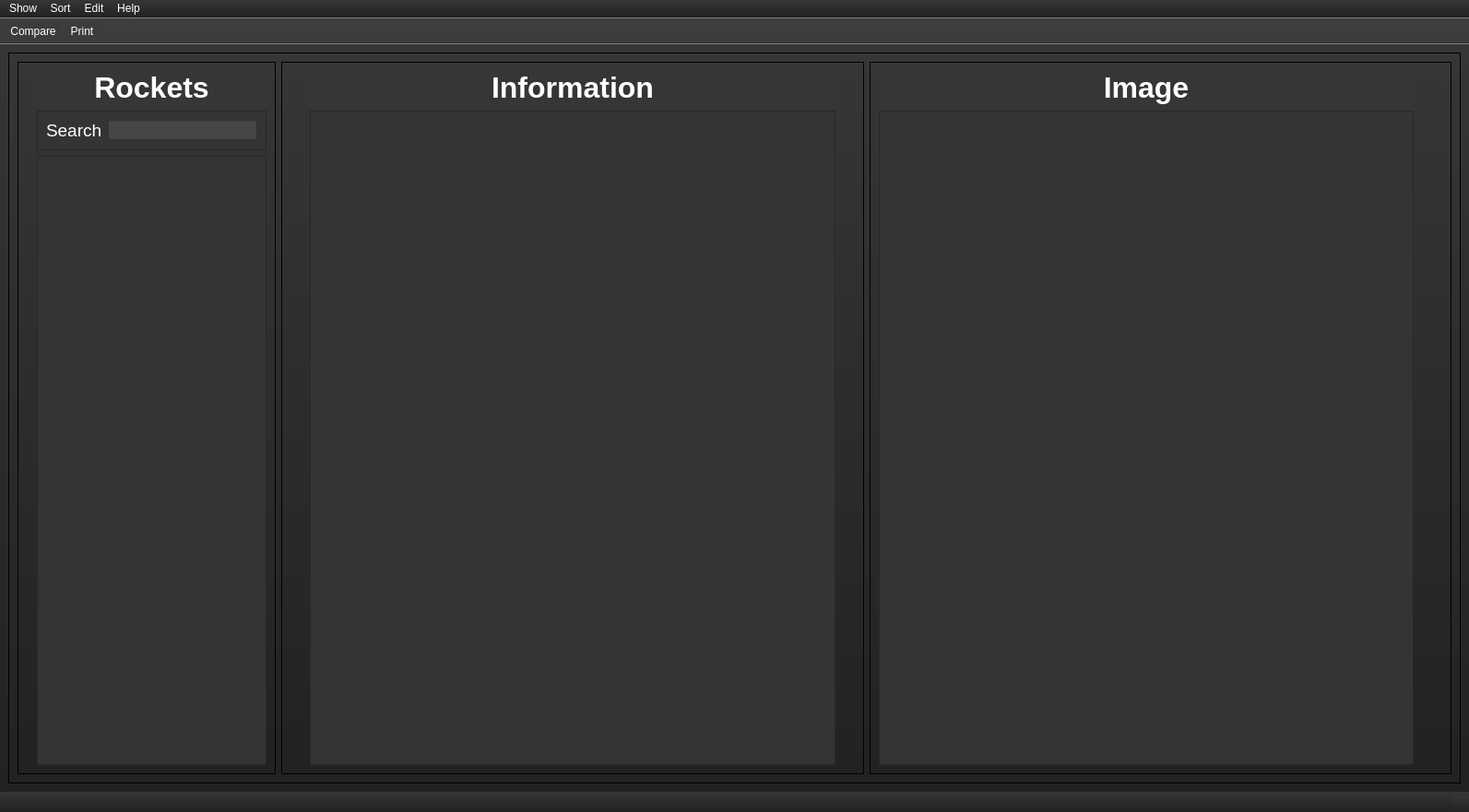
<?xml version="1.0" encoding="UTF-8"?>
<ui version="4.0">
 <class>MainWindow</class>
 <widget class="QMainWindow" name="MainWindow">
  <property name="geometry">
   <rect>
    <x>0</x>
    <y>0</y>
    <width>1593</width>
    <height>881</height>
   </rect>
  </property>
  <property name="windowTitle">
   <string>MainWindow</string>
  </property>
  <property name="toolTip">
   <string>&lt;html&gt;&lt;head/&gt;&lt;body&gt;&lt;p&gt;SRP 0.2&lt;/p&gt;&lt;/body&gt;&lt;/html&gt;</string>
  </property>
  <property name="styleSheet">
   <string notr="true">background-color: rgb(52, 52, 52);
color: rgb(255, 255, 255);
background-color: qlineargradient(spread:pad, x1:0.522, y1:1, x2:0.528, y2:0, stop:0 rgba(34, 34, 34, 255), stop:1 rgba(54, 54, 54, 255));

</string>
  </property>
  <widget class="QWidget" name="centralwidget">
   <layout class="QGridLayout" name="gridLayout">
    <item row="2" column="0" rowspan="4" colspan="2">
     <widget class="QFrame" name="columnViewFrame">
      <property name="frameShape">
       <enum>QFrame::StyledPanel</enum>
      </property>
      <property name="frameShadow">
       <enum>QFrame::Raised</enum>
      </property>
      <layout class="QHBoxLayout" name="horizontalLayout">
       <item>
        <widget class="QFrame" name="rocketClusterFrame">
         <property name="maximumSize">
          <size>
           <width>280</width>
           <height>16777215</height>
          </size>
         </property>
         <property name="frameShape">
          <enum>QFrame::StyledPanel</enum>
         </property>
         <property name="frameShadow">
          <enum>QFrame::Raised</enum>
         </property>
         <layout class="QVBoxLayout" name="verticalLayout">
          <property name="leftMargin">
           <number>20</number>
          </property>
          <item>
           <widget class="QLabel" name="rocketHeaderLabel">
            <property name="maximumSize">
             <size>
              <width>260</width>
              <height>50</height>
             </size>
            </property>
            <property name="toolTip">
             <string>Rockets!!!!</string>
            </property>
            <property name="styleSheet">
             <string notr="true">background-color: rgb(54, 54, 54);</string>
            </property>
            <property name="text">
             <string>&lt;html&gt;&lt;head/&gt;&lt;body&gt;&lt;p align=&quot;center&quot;&gt;&lt;span style=&quot; font-size:24pt; font-weight:600; color:#ffffff;&quot;&gt;Rockets&lt;/span&gt;&lt;/p&gt;&lt;/body&gt;&lt;/html&gt;</string>
            </property>
           </widget>
          </item>
          <item>
           <widget class="QFrame" name="searchBarFrame">
            <property name="maximumSize">
             <size>
              <width>260</width>
              <height>16777215</height>
             </size>
            </property>
            <property name="styleSheet">
             <string notr="true">background-color: rgb(52, 52, 52);</string>
            </property>
            <property name="frameShape">
             <enum>QFrame::StyledPanel</enum>
            </property>
            <property name="frameShadow">
             <enum>QFrame::Raised</enum>
            </property>
            <layout class="QHBoxLayout" name="horizontalLayout_2">
             <item>
              <widget class="QLabel" name="searchHeaderLabel">
               <property name="maximumSize">
                <size>
                 <width>80</width>
                 <height>60</height>
                </size>
               </property>
               <property name="toolTip">
                <string>Enter text in the bar to the right to search for a specific rocket</string>
               </property>
               <property name="styleSheet">
                <string notr="true">background-color: rgb(52, 52, 52);</string>
               </property>
               <property name="text">
                <string>&lt;html&gt;&lt;head/&gt;&lt;body&gt;&lt;p&gt;&lt;span style=&quot; font-size:14pt; color:#ffffff;&quot;&gt;Search&lt;/span&gt;&lt;/p&gt;&lt;/body&gt;&lt;/html&gt;</string>
               </property>
              </widget>
             </item>
             <item>
              <widget class="QLineEdit" name="searchBox">
               <property name="minimumSize">
                <size>
                 <width>0</width>
                 <height>10</height>
                </size>
               </property>
               <property name="maximumSize">
                <size>
                 <width>200</width>
                 <height>16777215</height>
                </size>
               </property>
               <property name="statusTip">
                <string>Enter text to search for rocket by name</string>
               </property>
               <property name="styleSheet">
                <string notr="true">background-color: rgb(70, 70, 70);
color: rgb(255, 255, 255);
selection-color: rgb(0, 0, 0);
selection-background-color: rgb(66, 229, 243);</string>
               </property>
              </widget>
             </item>
            </layout>
           </widget>
          </item>
          <item>
           <widget class="QListWidget" name="listWidget">
            <property name="maximumSize">
             <size>
              <width>260</width>
              <height>16777215</height>
             </size>
            </property>
            <property name="mouseTracking">
             <bool>true</bool>
            </property>
            <property name="toolTip">
             <string>List of rockets</string>
            </property>
            <property name="statusTip">
             <string>Rocket List</string>
            </property>
            <property name="styleSheet">
             <string notr="true">color: rgb(255, 255, 255);
selection-color: rgb(0, 0, 0);
selection-background-color: rgb(6, 236, 248);
background-color: rgb(52, 52, 52);</string>
            </property>
           </widget>
          </item>
         </layout>
        </widget>
       </item>
       <item>
        <widget class="QFrame" name="infoPaneFrame">
         <property name="maximumSize">
          <size>
           <width>16777215</width>
           <height>16777215</height>
          </size>
         </property>
         <property name="frameShape">
          <enum>QFrame::StyledPanel</enum>
         </property>
         <property name="frameShadow">
          <enum>QFrame::Raised</enum>
         </property>
         <layout class="QVBoxLayout" name="verticalLayout_2">
          <property name="leftMargin">
           <number>30</number>
          </property>
          <property name="rightMargin">
           <number>30</number>
          </property>
          <item>
           <widget class="QLabel" name="informationHeaderLabel">
            <property name="maximumSize">
             <size>
              <width>16777215</width>
              <height>50</height>
             </size>
            </property>
            <property name="toolTip">
             <string>Information</string>
            </property>
            <property name="styleSheet">
             <string notr="true">background-color: rgb(54, 54, 54);</string>
            </property>
            <property name="text">
             <string>&lt;html&gt;&lt;head/&gt;&lt;body&gt;&lt;p align=&quot;center&quot;&gt;&lt;span style=&quot; font-size:24pt; font-weight:600; color:#ffffff;&quot;&gt;Information&lt;/span&gt;&lt;/p&gt;&lt;/body&gt;&lt;/html&gt;</string>
            </property>
           </widget>
          </item>
          <item>
           <widget class="QTextBrowser" name="textBrowser">
            <property name="maximumSize">
             <size>
              <width>16777215</width>
              <height>16777215</height>
             </size>
            </property>
            <property name="mouseTracking">
             <bool>true</bool>
            </property>
            <property name="toolTip">
             <string>Various information about selected rocket</string>
            </property>
            <property name="statusTip">
             <string>Information on selected rocket</string>
            </property>
            <property name="styleSheet">
             <string notr="true">selection-background-color: rgb(33, 237, 255);
color: rgb(255, 255, 255);
border-color: rgb(255, 255, 255);
selection-color: rgb(0, 0, 0);
background-color: rgb(52, 52, 52);</string>
            </property>
            <property name="frameShadow">
             <enum>QFrame::Raised</enum>
            </property>
            <property name="lineWrapColumnOrWidth">
             <number>0</number>
            </property>
            <property name="html">
             <string>&lt;!DOCTYPE HTML PUBLIC &quot;-//W3C//DTD HTML 4.0//EN&quot; &quot;http://www.w3.org/TR/REC-html40/strict.dtd&quot;&gt;
&lt;html&gt;&lt;head&gt;&lt;meta name=&quot;qrichtext&quot; content=&quot;1&quot; /&gt;&lt;style type=&quot;text/css&quot;&gt;
p, li { white-space: pre-wrap; }
&lt;/style&gt;&lt;/head&gt;&lt;body style=&quot; font-family:'MS Shell Dlg 2'; font-size:9.75pt; font-weight:400; font-style:normal;&quot;&gt;
&lt;p style=&quot;-qt-paragraph-type:empty; margin-top:12px; margin-bottom:0px; margin-left:0px; margin-right:0px; -qt-block-indent:0; text-indent:0px;&quot;&gt;&lt;br /&gt;&lt;/p&gt;&lt;/body&gt;&lt;/html&gt;</string>
            </property>
            <property name="openExternalLinks">
             <bool>true</bool>
            </property>
           </widget>
          </item>
         </layout>
        </widget>
       </item>
       <item>
        <widget class="QFrame" name="frame">
         <property name="frameShape">
          <enum>QFrame::StyledPanel</enum>
         </property>
         <property name="frameShadow">
          <enum>QFrame::Raised</enum>
         </property>
         <layout class="QVBoxLayout" name="verticalLayout_3">
          <item>
           <widget class="QLabel" name="imageHeaderLabel">
            <property name="maximumSize">
             <size>
              <width>580</width>
              <height>50</height>
             </size>
            </property>
            <property name="toolTip">
             <string>Image</string>
            </property>
            <property name="styleSheet">
             <string notr="true">background-color: rgb(54, 54, 54);</string>
            </property>
            <property name="text">
             <string>&lt;html&gt;&lt;head/&gt;&lt;body&gt;&lt;p align=&quot;center&quot;&gt;&lt;span style=&quot; font-size:24pt; font-weight:600; color:#ffffff;&quot;&gt;Image&lt;/span&gt;&lt;/p&gt;&lt;/body&gt;&lt;/html&gt;</string>
            </property>
           </widget>
          </item>
          <item>
           <widget class="QGraphicsView" name="graphicsView">
            <property name="maximumSize">
             <size>
              <width>580</width>
              <height>16777215</height>
             </size>
            </property>
            <property name="toolTip">
             <string>Image of selected rocket</string>
            </property>
            <property name="statusTip">
             <string>Image of selected rocket</string>
            </property>
            <property name="styleSheet">
             <string notr="true">background-color: rgb(52, 52, 52);</string>
            </property>
           </widget>
          </item>
         </layout>
        </widget>
       </item>
      </layout>
     </widget>
    </item>
   </layout>
  </widget>
  <widget class="QMenuBar" name="menubar">
   <property name="geometry">
    <rect>
     <x>0</x>
     <y>0</y>
     <width>1593</width>
     <height>21</height>
    </rect>
   </property>
   <widget class="QMenu" name="menuShow">
    <property name="title">
     <string>Show</string>
    </property>
    <addaction name="actionIndividual_Rockets"/>
    <addaction name="actionRocket_Families"/>
   </widget>
   <widget class="QMenu" name="menuSort">
    <property name="title">
     <string>Sort</string>
    </property>
    <widget class="QMenu" name="menuMass">
     <property name="statusTip">
      <string>Sort Rockets by their mass on the launchpad</string>
     </property>
     <property name="title">
      <string>Mass</string>
     </property>
     <addaction name="actionLow_to_High"/>
     <addaction name="actionHigh_to_Low_4"/>
    </widget>
    <widget class="QMenu" name="menuDiameter">
     <property name="statusTip">
      <string>Sort rockets by their diameter</string>
     </property>
     <property name="title">
      <string>Diameter</string>
     </property>
     <addaction name="actionLow_to_High_2"/>
     <addaction name="actionHigh_to_Low_5"/>
    </widget>
    <widget class="QMenu" name="menuHeight">
     <property name="statusTip">
      <string>Sort rockets by their height</string>
     </property>
     <property name="title">
      <string>Height</string>
     </property>
     <addaction name="actionLow_to_High_3"/>
     <addaction name="actionHigh_to_Low"/>
    </widget>
    <widget class="QMenu" name="menuCost_Per_Launch">
     <property name="statusTip">
      <string>Sort rockets by how much it costs to launch them in USD</string>
     </property>
     <property name="title">
      <string>Cost Per Launch</string>
     </property>
     <addaction name="actionLow_to_High_4"/>
     <addaction name="actionHigh_to_Low_2"/>
    </widget>
    <widget class="QMenu" name="menuThrust">
     <property name="statusTip">
      <string>Sort rockets by how much thrust they output</string>
     </property>
     <property name="title">
      <string>Thrust</string>
     </property>
     <addaction name="actionLow_to_High_5"/>
     <addaction name="actionHigh_to_Low_3"/>
    </widget>
    <widget class="QMenu" name="menuPayload_to_LEO">
     <property name="statusTip">
      <string>Sort rockets by payload capacity to Low Earth Orbit</string>
     </property>
     <property name="title">
      <string>Payload to LEO</string>
     </property>
     <addaction name="actionLow_to_High_6"/>
     <addaction name="actionHigh_to_Low_6"/>
    </widget>
    <widget class="QMenu" name="menuAlphabetical">
     <property name="statusTip">
      <string>Sort rockets alphabetically</string>
     </property>
     <property name="title">
      <string>Alphabetical</string>
     </property>
     <addaction name="actionAscending"/>
     <addaction name="actionDescending"/>
    </widget>
    <widget class="QMenu" name="menuISP">
     <property name="statusTip">
      <string>Sort rockets by their Specific Impulse</string>
     </property>
     <property name="title">
      <string>ISP</string>
     </property>
     <addaction name="actionLow_to_High_7"/>
     <addaction name="actionHigh_to_Low_7"/>
    </widget>
    <addaction name="menuAlphabetical"/>
    <addaction name="menuPayload_to_LEO"/>
    <addaction name="menuMass"/>
    <addaction name="menuDiameter"/>
    <addaction name="menuHeight"/>
    <addaction name="menuCost_Per_Launch"/>
    <addaction name="menuThrust"/>
    <addaction name="menuISP"/>
    <addaction name="actionCountry"/>
    <addaction name="actionAgency"/>
   </widget>
   <widget class="QMenu" name="menuEdit">
    <property name="title">
     <string>Edit</string>
    </property>
    <addaction name="actionCopy"/>
    <addaction name="actionPaste"/>
   </widget>
   <widget class="QMenu" name="menuHelp">
    <property name="title">
     <string>Help</string>
    </property>
    <addaction name="actionAbout"/>
    <addaction name="actionVersion"/>
    <addaction name="actionAcronyms"/>
   </widget>
   <addaction name="menuShow"/>
   <addaction name="menuSort"/>
   <addaction name="menuEdit"/>
   <addaction name="menuHelp"/>
  </widget>
  <widget class="QStatusBar" name="statusbar"/>
  <widget class="QToolBar" name="toolBar">
   <property name="windowTitle">
    <string>toolBar</string>
   </property>
   <property name="toolTip">
    <string/>
   </property>
   <property name="styleSheet">
    <string notr="true">background-color: rgb(60, 60, 60);</string>
   </property>
   <property name="movable">
    <bool>false</bool>
   </property>
   <property name="floatable">
    <bool>false</bool>
   </property>
   <attribute name="toolBarArea">
    <enum>TopToolBarArea</enum>
   </attribute>
   <attribute name="toolBarBreak">
    <bool>false</bool>
   </attribute>
   <addaction name="actionCompare"/>
   <addaction name="actionPrint"/>
  </widget>
  <action name="actionIndividual_Rockets">
   <property name="text">
    <string>Individual Rockets</string>
   </property>
   <property name="statusTip">
    <string>Show all rockets</string>
   </property>
  </action>
  <action name="actionCopy">
   <property name="text">
    <string>Copy</string>
   </property>
   <property name="statusTip">
    <string>Copy</string>
   </property>
   <property name="shortcut">
    <string>Ctrl+C</string>
   </property>
  </action>
  <action name="actionPaste">
   <property name="text">
    <string>Paste</string>
   </property>
   <property name="statusTip">
    <string>Paste</string>
   </property>
   <property name="shortcut">
    <string>Ctrl+V</string>
   </property>
  </action>
  <action name="actionAbout">
   <property name="text">
    <string>About</string>
   </property>
   <property name="statusTip">
    <string>View information about this program</string>
   </property>
  </action>
  <action name="actionVersion">
   <property name="text">
    <string>Version</string>
   </property>
   <property name="statusTip">
    <string>Display version information</string>
   </property>
  </action>
  <action name="actionAcronyms">
   <property name="text">
    <string>Acronyms</string>
   </property>
   <property name="statusTip">
    <string>A list of acronyms used in this program and what they stand for</string>
   </property>
  </action>
  <action name="actionLow_to_High">
   <property name="text">
    <string>Low to High</string>
   </property>
   <property name="statusTip">
    <string>Sort rockets by their mass on the launchpad from lightest to heaviest</string>
   </property>
  </action>
  <action name="actionLow_to_High_2">
   <property name="text">
    <string>Low to High</string>
   </property>
   <property name="statusTip">
    <string>Sort rockets by their diameter from narrowest to widest</string>
   </property>
  </action>
  <action name="actionLow_to_High_3">
   <property name="text">
    <string>Low to High</string>
   </property>
   <property name="statusTip">
    <string>Sort rockets by their height from shortest to tallest</string>
   </property>
  </action>
  <action name="actionHigh_to_Low">
   <property name="text">
    <string>High to Low</string>
   </property>
   <property name="statusTip">
    <string>Sort rockets by their height from tallest to shortest</string>
   </property>
  </action>
  <action name="actionLow_to_High_4">
   <property name="text">
    <string>Low to High</string>
   </property>
   <property name="statusTip">
    <string>Sort rockets by their cost to launch from least expensive to most expensive</string>
   </property>
  </action>
  <action name="actionHigh_to_Low_2">
   <property name="text">
    <string>High to Low</string>
   </property>
   <property name="statusTip">
    <string>Sort rockets by their cost to launch from most expensive to least expensive</string>
   </property>
  </action>
  <action name="actionLow_to_High_5">
   <property name="text">
    <string>Low to High</string>
   </property>
   <property name="statusTip">
    <string>Sort rockets by their thrust in kilonewtons from least to most</string>
   </property>
  </action>
  <action name="actionHigh_to_Low_3">
   <property name="text">
    <string>High to Low</string>
   </property>
   <property name="statusTip">
    <string>Sort rockets by their thrust in kilonewtons from highest to lowest</string>
   </property>
  </action>
  <action name="actionLow_to_High_6">
   <property name="text">
    <string>Low to High</string>
   </property>
   <property name="statusTip">
    <string>Sort rockets by their lifting capacity to Low Earth Orbit from lowest to highest</string>
   </property>
  </action>
  <action name="actionAscending">
   <property name="text">
    <string>Ascending</string>
   </property>
   <property name="statusTip">
    <string>Sort rockets in ascending order (A to Z)</string>
   </property>
  </action>
  <action name="actionDescending">
   <property name="text">
    <string>Descending</string>
   </property>
   <property name="statusTip">
    <string>Sort rockets in descending order(Z to A)</string>
   </property>
  </action>
  <action name="actionHigh_to_Low_4">
   <property name="text">
    <string>High to Low</string>
   </property>
   <property name="statusTip">
    <string>Sort rockets by their mass on the launchpad from heaviest to lightest</string>
   </property>
  </action>
  <action name="actionHigh_to_Low_5">
   <property name="text">
    <string>High to Low</string>
   </property>
   <property name="statusTip">
    <string>Sort rockets by their diameter from widest to narrowest</string>
   </property>
  </action>
  <action name="actionHigh_to_Low_6">
   <property name="text">
    <string>High to Low</string>
   </property>
   <property name="statusTip">
    <string>Sort rockets by their lifting capacity to Low Earth Orbit from highest to lowest</string>
   </property>
  </action>
  <action name="actionLow_to_High_7">
   <property name="text">
    <string>Low to High</string>
   </property>
   <property name="statusTip">
    <string>Sort rockets by their specific impulse from least to most</string>
   </property>
  </action>
  <action name="actionHigh_to_Low_7">
   <property name="text">
    <string>High to Low</string>
   </property>
   <property name="statusTip">
    <string>Sort rockets by their specific impulse from most to least</string>
   </property>
  </action>
  <action name="actionRocket_Families">
   <property name="text">
    <string>Rocket Families</string>
   </property>
   <property name="statusTip">
    <string>Show rocket families</string>
   </property>
  </action>
  <action name="actionticke">
   <property name="text">
    <string>ticke</string>
   </property>
  </action>
  <action name="actiontouch">
   <property name="text">
    <string>touch</string>
   </property>
  </action>
  <action name="actionstrongly">
   <property name="text">
    <string>strongly</string>
   </property>
  </action>
  <action name="actionmildly">
   <property name="text">
    <string>mildly</string>
   </property>
  </action>
  <action name="actionCompare">
   <property name="text">
    <string>Compare</string>
   </property>
   <property name="toolTip">
    <string>Compare two rockets</string>
   </property>
   <property name="statusTip">
    <string>Compare two rockets</string>
   </property>
   <property name="shortcut">
    <string>Alt+C</string>
   </property>
  </action>
  <action name="actionPrint">
   <property name="text">
    <string>Print</string>
   </property>
   <property name="toolTip">
    <string>Generates a layout for printing</string>
   </property>
   <property name="statusTip">
    <string>Generates a layout for printing</string>
   </property>
   <property name="shortcut">
    <string>Ctrl+P</string>
   </property>
  </action>
  <action name="actionCountry">
   <property name="text">
    <string>Country</string>
   </property>
   <property name="statusTip">
    <string>Sort rockets by the countries that produced them, alphabetically</string>
   </property>
  </action>
  <action name="actionAgency">
   <property name="text">
    <string>Agency</string>
   </property>
   <property name="statusTip">
    <string>Sort rockets by the agencies that utilize them, alphabetically</string>
   </property>
  </action>
 </widget>
 <resources/>
 <connections/>
</ui>
